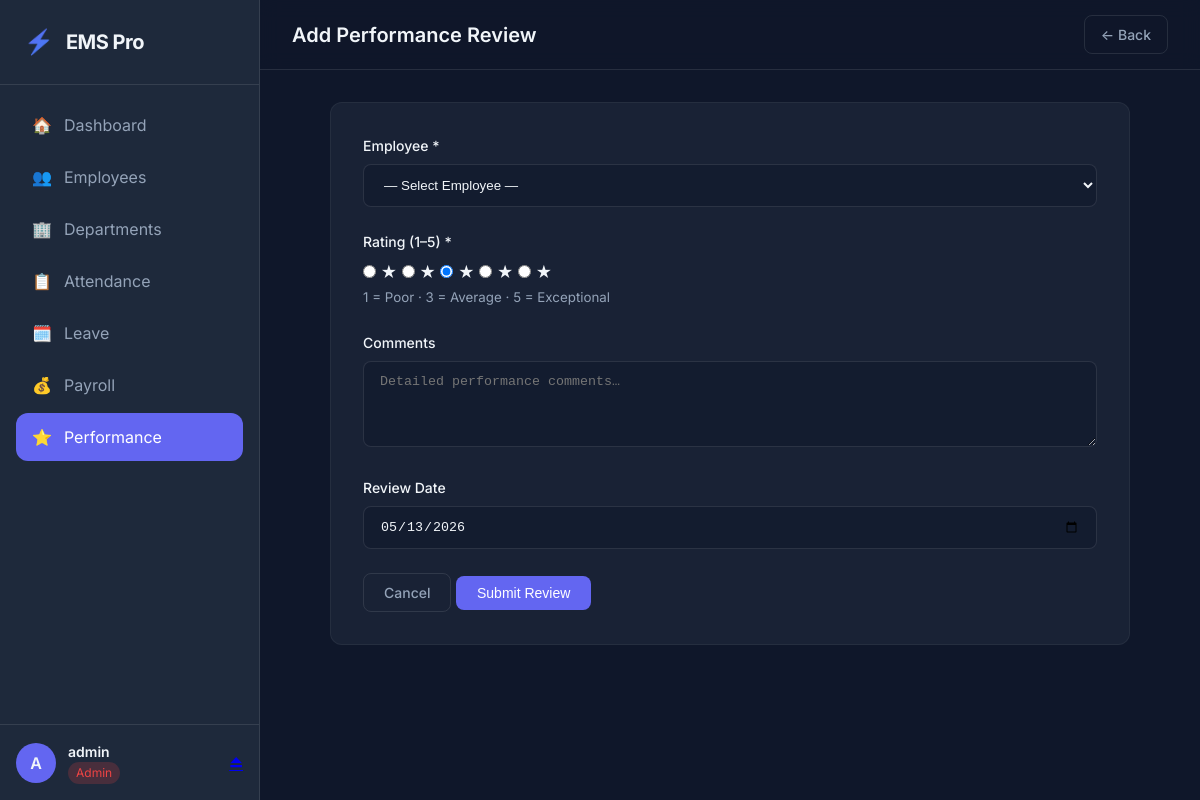
Screenshot of /performance/add (signed in) with the database file from the repository.
### app/models/models.py (models this page shows, shortened)
class User(UserMixin, db.Model):
    __tablename__ = "users"
    id            = db.Column(db.Integer, primary_key=True, autoincrement=True)
    username      = db.Column(db.String(50), unique=True, nullable=False)
    password_hash = db.Column(db.String(128), nullable=False)
    role          = db.Column(db.String(20), default=UserRole.EMPLOYEE.value)
    employee_id   = db.Column(db.Integer, db.ForeignKey("employees.id"), nullable=True)
    is_active     = db.Column(db.Boolean, default=True)
    last_login    = db.Column(db.DateTime, nullable=True)
    created_at    = db.Column(db.DateTime, default=datetime.utcnow)
    employee = db.relationship("Employee", back_populates="user")
    @property
    def is_admin(self) -> bool:
        return self.role == UserRole.ADMIN.value

### app/routes/performance.py (the view, shortened to what this page needs)
@performance_bp.route("/add", methods=["GET", "POST"])
@admin_required
def add_review():
    employees = EmployeeService.get_all(status_filter="active")
    return render_template("performance/form.html",
                           employees=employees, review=None, mode="add", today=today_str())

### app/models/models.py (called while the page is built)
    @property
    def full_name(self) -> str:
        return f"{self.first_name} {self.last_name}"

### app/services/employee_service.py (called while the page is built)
    @staticmethod
    def get_all(status_filter: str | None = None) -> list[dict]:
        q = Employee.query
        if status_filter:
            q = q.filter_by(status=status_filter)
        employees = q.order_by(Employee.first_name).all()
        return [EmployeeService._to_dict(e) for e in employees]

    @staticmethod
    def _to_dict(e: Employee) -> dict:
        if e is None:
            return {}
        return {
            "id":              e.id,
            "emp_code":        e.emp_code,
            "first_name":      e.first_name,
            "last_name":       e.last_name,
            "full_name":       e.full_name,
            "email":           e.email,
            "phone":           e.phone,
            "hire_date":       str(e.hire_date) if e.hire_date else "",
            "salary":          e.salary,
            "position":        e.position,
            "status":          e.status,
            "department_id":   e.department_id,
            "department_name": e.department.name if e.department else "—",
        }

### app/utils/helpers.py (called while the page is built)
def today_str() -> str:
    return date.today().strftime("%Y-%m-%d")

### app/templates/performance/form.html (shortened to what this page needs)
{% extends "base.html" %}
{% set is_edit = mode == 'edit' %}
{% block page_title %}{{ 'Edit Review' if is_edit else 'Add Performance Review' }}{% endblock %}
{% block topbar_actions %}
  <a href="{{ url_for('performance.list_performance') }}" class="btn btn-ghost btn-sm">← Back</a>
{% endblock %}
{% block content %}
<div class="form-card form-card-sm">
  <form method="POST" novalidate>
    {% if not is_edit %}
    <div class="form-group">
      <label for="employee_id" class="form-label">Employee <span class="req">*</span></label>
      <select id="employee_id" name="employee_id" class="form-select" required>
        <option value="">— Select Employee —</option>
      </select>
    </div>
    {% else %}
    <div class="form-group">
      <label class="form-label">Employee</label>
      <div class="form-static">{{ review.emp_name }}</div>
    </div>
    {% endif %}
    <div class="form-group">
      <label class="form-label">Rating (1–5) <span class="req">*</span></label>
      <div class="star-picker" id="starPicker">
        {% for i in range(1, 6) %}
        <label class="star-label" for="star{{ i }}">
          <input type="radio" id="star{{ i }}" name="rating" value="{{ i }}" class="star-radio"
                 {% if review and review.rating == i %}checked
                 {% elif not review and i == 3 %}checked{% endif %}/>
          <span class="star-glyph">★</span>
        </label>
        {% endfor %}
      </div>
      <small class="muted">1 = Poor  ·  3 = Average  ·  5 = Exceptional</small>
    </div>
    <div class="form-group">
      <label for="comments" class="form-label">Comments</label>
      <textarea id="comments" name="comments" class="form-input form-textarea" rows="4"
                placeholder="Detailed performance comments…">{{ review.comments if review else '' }}</textarea>
    </div>
    {% if not is_edit %}
    <div class="form-group">
      <label for="review_date" class="form-label">Review Date</label>
      <input type="date" id="review_date" name="review_date" class="form-input"
             value="{{ today }}"/>
    </div>
    {% endif %}
    <div class="form-actions">
      <a href="{{ url_for('performance.list_performance') }}" class="btn btn-ghost">Cancel</a>
      <button type="submit" class="btn btn-primary">
        {{ 'Update Review' if is_edit else 'Submit Review' }}
      </button>
    </div>
  </form>
</div>
{% endblock %}

### app/templates/base.html (shortened to what this page needs)
<!DOCTYPE html>
<html lang="en">
<head>
  <link rel="stylesheet" href="{{ url_for('static', filename='css/main.css') }}"/>
</head>
<body class="{% if not current_user.is_authenticated %}auth-page{% endif %}">
{% if current_user.is_authenticated %}
<aside class="sidebar" id="sidebar">
  <div class="sidebar-brand">
    <div class="brand-icon">⚡</div>
    <span class="brand-text">EMS Pro</span>
  </div>
  <nav class="sidebar-nav">
    <a href="{{ url_for('dashboard.index') }}"
       class="nav-item {% if request.endpoint == 'dashboard.index' %}active{% endif %}">
      <span class="nav-icon">🏠</span><span class="nav-label">Dashboard</span>
    </a>
    <a href="{{ url_for('employees.list_employees') }}"
       class="nav-item {% if 'employees' in request.endpoint %}active{% endif %}">
      <span class="nav-icon">👥</span><span class="nav-label">Employees</span>
    </a>
    {% if current_user.is_admin %}
    <a href="{{ url_for('departments.list_departments') }}"
       class="nav-item {% if 'departments' in request.endpoint %}active{% endif %}">
      <span class="nav-icon">🏢</span><span class="nav-label">Departments</span>
    </a>
    {% endif %}
    <a href="{{ url_for('attendance.list_attendance') }}"
       class="nav-item {% if 'attendance' in request.endpoint %}active{% endif %}">
      <span class="nav-icon">📋</span><span class="nav-label">Attendance</span>
    </a>
    <a href="{{ url_for('leave.list_leave') }}"
       class="nav-item {% if 'leave' in request.endpoint %}active{% endif %}">
      <span class="nav-icon">🗓️</span><span class="nav-label">Leave</span>
    </a>
    <a href="{{ url_for('payroll.list_payroll') }}"
       class="nav-item {% if 'payroll' in request.endpoint %}active{% endif %}">
      <span class="nav-icon">💰</span><span class="nav-label">Payroll</span>
    </a>
    <a href="{{ url_for('performance.list_performance') }}"
       class="nav-item {% if 'performance' in request.endpoint %}active{% endif %}">
      <span class="nav-icon">⭐</span><span class="nav-label">Performance</span>
    </a>
  </nav>
  <div class="sidebar-footer">
    <div class="user-info">
      <div class="user-avatar">{{ current_user.username[0].upper() }}</div>
      <div class="user-details">
        <span class="user-name">{{ current_user.username }}</span>
        <span class="user-role badge-{{ 'admin' if current_user.is_admin else 'emp' }}">
          {{ current_user.role | capitalize }}
        </span>
      </div>
    </div>
    <a href="{{ url_for('auth.logout') }}" class="logout-btn" title="Logout">⏏</a>
  </div>
</aside>
<div class="main-wrapper">
  <header class="topbar">
    <div class="topbar-title">{% block page_title %}{% endblock %}</div>
    <div class="topbar-actions">{% block topbar_actions %}{% endblock %}</div>
  </header>
  <main class="content">
    {% block content %}{% endblock %}
  </main>
</div>
{% else %}
  {% block auth_content %}{% endblock %}
{% endif %}
</body>
</html>

### app/static/css/main.css (style rules this page uses)
:root { --primary: #6366f1; --primary-hover: #4f46e5; --secondary: #64748b; --success: #10b981; --warning: #f59e0b; --danger: #ef4444; --info: #3b82f6; --bg-main: #0f172a; --bg-card: rgba(30, 41, 59, 0.7); --bg-sidebar: #1e293b; --bg-topbar: rgba(15, 23, 42, 0.8); --text-main: #f1f5f9; --text-muted: #94a3b8; --text-on-primary: #ffffff; --border-color: rgba(255, 255, 255, 0.1); --border-glass: rgba(255, 255, 255, 0.05); --sidebar-width: 260px; --topbar-height: 70px; --border-radius: 12px; --transition: all 0.3s cubic-bezier(0.4, 0, 0.2, 1); --shadow: 0 10px 15px -3px rgba(0, 0, 0, 0.1), 0 4px 6px -2px rgba(0, 0, 0, 0.05); --shadow-lg: 0 20px 25px -5px rgba(0, 0, 0, 0.1), 0 10px 10px -5px rgba(0, 0, 0, 0.04); }
* { margin: 0; padding: 0; box-sizing: border-box; }
body { font-family: 'Inter', -apple-system, sans-serif; background-color: var(--bg-main); color: var(--text-main); line-height: 1.5; overflow-x: hidden; }
.main-wrapper { margin-left: var(--sidebar-width); min-height: 100vh; transition: var(--transition); display: flex; flex-direction: column; }
.content { padding: 2rem; flex: 1; }
.sidebar { position: fixed; top: 0; left: 0; width: var(--sidebar-width); height: 100vh; background-color: var(--bg-sidebar); border-right: 1px solid var(--border-color); display: flex; flex-direction: column; z-index: 1000; transition: var(--transition); }
.sidebar-brand { padding: 1.5rem; display: flex; align-items: center; gap: 0.75rem; border-bottom: 1px solid var(--border-color); }
.brand-icon { font-size: 1.5rem; background: linear-gradient(135deg, var(--primary), var(--info)); -webkit-background-clip: text; -webkit-text-fill-color: transparent; }
.brand-text { font-weight: 700; font-size: 1.25rem; letter-spacing: -0.025em; }
.sidebar-nav { flex: 1; padding: 1rem; overflow-y: auto; }
.nav-item { display: flex; align-items: center; gap: 0.75rem; padding: 0.75rem 1rem; color: var(--text-muted); text-decoration: none; border-radius: var(--border-radius); margin-bottom: 0.25rem; transition: var(--transition); }
.nav-item:hover, .nav-item.active { background-color: rgba(99, 102, 241, 0.1); color: var(--primary); }
.nav-item.active { background-color: var(--primary); color: var(--text-on-primary); }
.sidebar-footer { padding: 1rem; border-top: 1px solid var(--border-color); display: flex; align-items: center; justify-content: space-between; }
.user-info { display: flex; align-items: center; gap: 0.75rem; }
.user-avatar { width: 40px; height: 40px; background-color: var(--primary); border-radius: 50%; display: flex; align-items: center; justify-content: center; font-weight: 600; }
.user-details { display: flex; flex-direction: column; }
.user-name { font-size: 0.875rem; font-weight: 600; }
.user-role { font-size: 0.75rem; padding: 2px 8px; border-radius: 20px; }
.badge-admin { background-color: rgba(239, 68, 68, 0.2); color: var(--danger); }
.topbar { height: var(--topbar-height); background-color: var(--bg-topbar); backdrop-filter: blur(10px); border-bottom: 1px solid var(--border-color); display: flex; align-items: center; justify-content: space-between; padding: 0 2rem; position: sticky; top: 0; z-index: 900; }
.topbar-title { font-size: 1.25rem; font-weight: 600; }
.btn { display: inline-flex; align-items: center; justify-content: center; gap: 0.5rem; padding: 0.5rem 1.25rem; border-radius: 8px; font-weight: 500; cursor: pointer; transition: var(--transition); border: 1px solid transparent; text-decoration: none; font-size: 0.875rem; }
.btn-primary { background-color: var(--primary); color: white; }
.btn-ghost { background: transparent; color: var(--text-muted); border-color: var(--border-color); }
.btn-sm { padding: 8px 16px; }
.form-card { max-width: 800px; margin: 0 auto; background: var(--bg-card); padding: 2rem; border-radius: var(--border-radius); border: 1px solid var(--border-glass); }
.form-group { margin-bottom: 1.5rem; }
.form-label { display: block; font-size: 0.875rem; font-weight: 500; margin-bottom: 0.5rem; }
.form-input, .form-select { width: 100%; padding: 0.75rem 1rem; background-color: rgba(15, 23, 42, 0.5); border: 1px solid var(--border-color); border-radius: 8px; color: var(--text-main); transition: var(--transition); }
.muted { color: var(--text-muted); }

### rows the page displays
User: username "A", username "admin", role "Admin", is_active True (drawn)

### other values shown
{{ 'Edit Review' if is_edit else 'Add Performance Review' }} "Add Performance Review"
{{ 'Update Review' if is_edit else 'Submit Review' }} "Submit Review"
